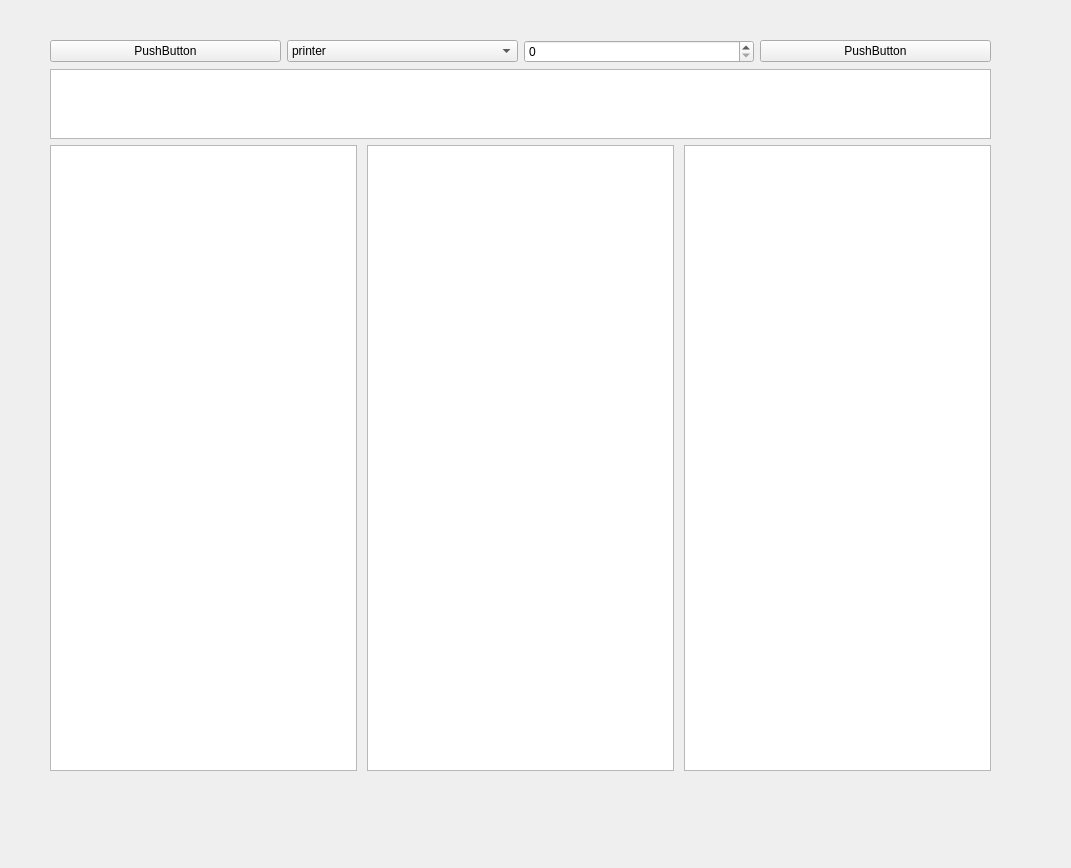
<?xml version="1.0" encoding="UTF-8"?>
<ui version="4.0">
 <class>QWidget</class>
 <widget class="QWidget" name="QWidget">
  <property name="geometry">
   <rect>
    <x>0</x>
    <y>0</y>
    <width>1071</width>
    <height>868</height>
   </rect>
  </property>
  <property name="windowTitle">
   <string>Form</string>
  </property>
  <widget class="QWidget" name="verticalLayoutWidget">
   <property name="geometry">
    <rect>
     <x>50</x>
     <y>40</y>
     <width>941</width>
     <height>731</height>
    </rect>
   </property>
   <layout class="QVBoxLayout" name="verticalLayout_3" stretch="3,1,12">
    <item>
     <layout class="QHBoxLayout" name="horizontalLayout_2">
      <item>
       <widget class="QPushButton" name="pushButton">
        <property name="text">
         <string>PushButton</string>
        </property>
       </widget>
      </item>
      <item>
       <widget class="QComboBox" name="comboBox">
        <item>
         <property name="text">
          <string>printer</string>
         </property>
        </item>
        <item>
         <property name="text">
          <string>screen</string>
         </property>
        </item>
        <item>
         <property name="text">
          <string>keyboard</string>
         </property>
        </item>
       </widget>
      </item>
      <item>
       <widget class="QSpinBox" name="spinBox">
        <property name="maximum">
         <number>10</number>
        </property>
       </widget>
      </item>
      <item>
       <widget class="QPushButton" name="pushButton_2">
        <property name="text">
         <string>PushButton</string>
        </property>
       </widget>
      </item>
     </layout>
    </item>
    <item>
     <widget class="QTextBrowser" name="textBrowser"/>
    </item>
    <item>
     <layout class="QHBoxLayout" name="horizontalLayout" stretch="0,0,0">
      <property name="spacing">
       <number>10</number>
      </property>
      <item>
       <widget class="QTableWidget" name="tableWidget"/>
      </item>
      <item>
       <widget class="QTableWidget" name="tableWidget_2"/>
      </item>
      <item>
       <widget class="QTableWidget" name="tableWidget_3"/>
      </item>
     </layout>
    </item>
   </layout>
  </widget>
 </widget>
 <resources/>
 <connections/>
</ui>
